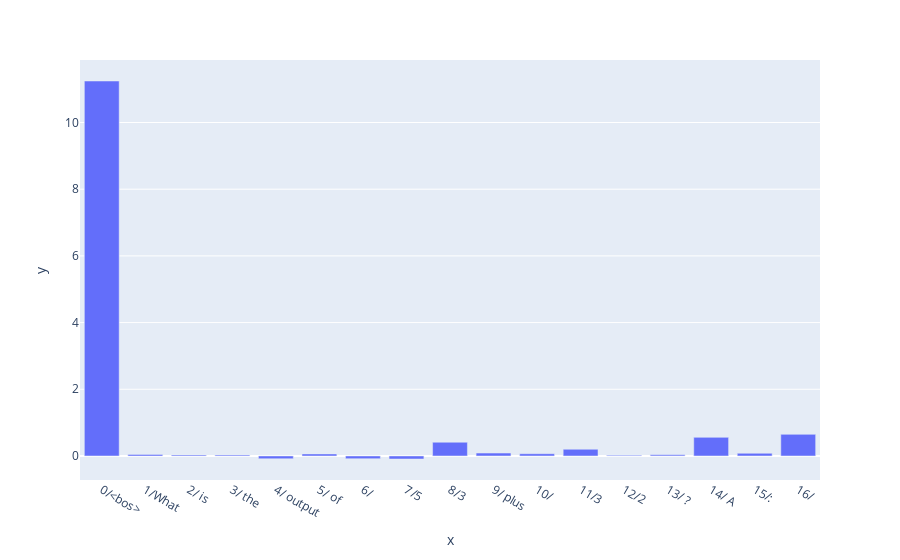

Notebook cell for this chart:
### Code cell
# Generate the plot
tokens = model.to_str_tokens(prompt)
unique_tokens = [f"{i}/{t}" for i, t in enumerate(tokens)]

fig = px.bar(x=unique_tokens,
             y=feature_attribution_df.sae_feature_attributions[sae.cfg.hook_name][0].sum(-1).detach().cpu().numpy())

# Show the plot
fig.show()

# Save the plot as a PNG file
fig.write_image("feature_attribution_plot.png")

### Figure 1 — Plotly figure (JSON) as saved in the notebook; plotly's stock layout.template omitted (floating-point values rounded to 4 significant figures)
{"data": [{"alignmentgroup": "True", "hovertemplate": "x=%{x}<br>y=%{y}<extra></extra>", "legendgroup": "", "marker": {"color": "#636efa", "pattern": {"shape": ""}}, "name": "", "offsetgroup": "", "orientation": "v", "showlegend": false, "textposition": "auto", "type": "bar", "x": ["0/<bos>", "1/What", "2/ is", "3/ the", "4/ output", "5/ of", "6/ ", "7/5", "8/3", "9/ plus", "10/ ", "11/3", "12/2", "13/ ?", "14/ A", "15/:", "16/ "], "xaxis": "x", "y": [11.24, 0.0462, 0.029, 0.02679, -0.08318, 0.06043, -0.08096, -0.09092, 0.4119, 0.08697, 0.0674, 0.201, 0.01926, 0.03341, 0.5579, 0.0797, 0.6484], "yaxis": "y"}], "layout": {"barmode": "relative", "legend": {"tracegroupgap": 0}, "margin": {"t": 60}, "xaxis": {"anchor": "y", "domain": [0, 1], "title": {"text": "x"}}, "yaxis": {"anchor": "x", "domain": [0, 1], "title": {"text": "y"}}}}
